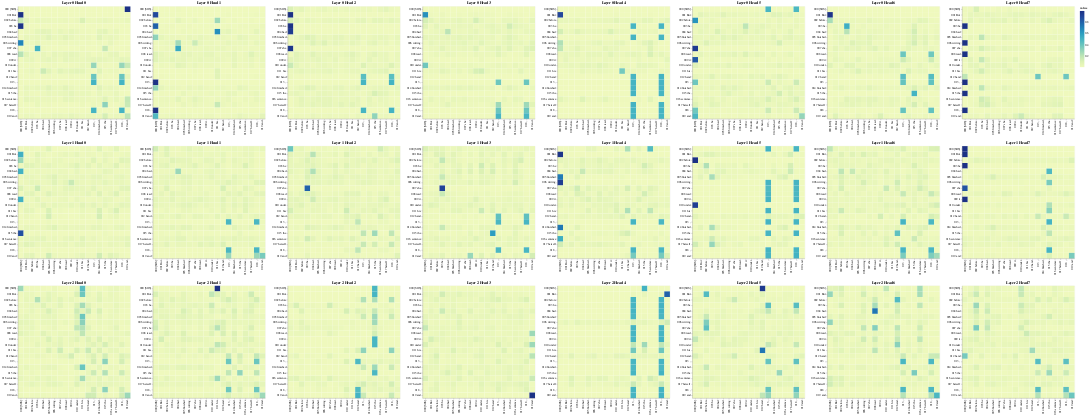

Here is the notebook cell this chart was saved with:
### Code cell
layers = [0, 1, 2]
heads = [0, 1, 2, 3, 4, 5, 6, 7]

# Encoder Self-Attention
get_all_attention_maps("encoder", layers, heads, encoder_input_tokens, encoder_input_tokens, min(20, sentence_len))

### Figure 1 — Vega-Lite specification as saved in the notebook (floating-point values rounded to 4 significant figures; data arrays with more than 128 entries replaced by an {"elided": "..."} marker saying what was removed)
{"config": {"view": {"continuousWidth": 300, "continuousHeight": 300}}, "vconcat": [{"hconcat": [{"data": {"name": "data-72157d23c2085793537c1e5276aefc9f"}, "mark": {"type": "rect"}, "encoding": {"color": {"field": "value", "type": "quantitative"}, "tooltip": [{"field": "row", "type": "quantitative"}, {"field": "column", "type": "quantitative"}, {"field": "value", "type": "quantitative"}, {"field": "row_token", "type": "nominal"}, {"field": "col_token", "type": "nominal"}], "x": {"axis": {"title": ""}, "field": "col_token", "type": "nominal"}, "y": {"axis": {"title": ""}, "field": "row_token", "type": "nominal"}}, "height": 400, "name": "view_1", "title": "Layer 0 Head 0", "width": 400}, {"data": {"name": "data-e7c92e6234c8f930b47582286fa01001"}, "mark": {"type": "rect"}, "encoding": {"color": {"field": "value", "type": "quantitative"}, "tooltip": [{"field": "row", "type": "quantitative"}, {"field": "column", "type": "quantitative"}, {"field": "value", "type": "quantitative"}, {"field": "row_token", "type": "nominal"}, {"field": "col_token", "type": "nominal"}], "x": {"axis": {"title": ""}, "field": "col_token", "type": "nominal"}, "y": {"axis": {"title": ""}, "field": "row_token", "type": "nominal"}}, "height": 400, "name": "view_2", "title": "Layer 0 Head 1", "width": 400}, {"data": {"name": "data-d8f563db28abd1b525b1f96070098195"}, "mark": {"type": "rect"}, "encoding": {"color": {"field": "value", "type": "quantitative"}, "tooltip": [{"field": "row", "type": "quantitative"}, {"field": "column", "type": "quantitative"}, {"field": "value", "type": "quantitative"}, {"field": "row_token", "type": "nominal"}, {"field": "col_token", "type": "nominal"}], "x": {"axis": {"title": ""}, "field": "col_token", "type": "nominal"}, "y": {"axis": {"title": ""}, "field": "row_token", "type": "nominal"}}, "height": 400, "name": "view_3", "title": "Layer 0 Head 2", "width": 400}, {"data": {"name": "data-7539053dbcf1c6f883820dd7915fd862"}, "mark": {"type": "rect"}, "encoding": {"color": {"field": "value", "type": "quantitative"}, "tooltip": [{"field": "row", "type": "quantitative"}, {"field": "column", "type": "quantitative"}, {"field": "value", "type": "quantitative"}, {"field": "row_token", "type": "nominal"}, {"field": "col_token", "type": "nominal"}], "x": {"axis": {"title": ""}, "field": "col_token", "type": "nominal"}, "y": {"axis": {"title": ""}, "field": "row_token", "type": "nominal"}}, "height": 400, "name": "view_4", "title": "Layer 0 Head 3", "width": 400}, {"data": {"name": "data-fde70464370ef0c0ba5978b13a1e5d96"}, "mark": {"type": "rect"}, "encoding": {"color": {"field": "value", "type": "quantitative"}, "tooltip": [{"field": "row", "type": "quantitative"}, {"field": "column", "type": "quantitative"}, {"field": "value", "type": "quantitative"}, {"field": "row_token", "type": "nominal"}, {"field": "col_token", "type": "nominal"}], "x": {"axis": {"title": ""}, "field": "col_token", "type": "nominal"}, "y": {"axis": {"title": ""}, "field": "row_token", "type": "nominal"}}, "height": 400, "name": "view_5", "title": "Layer 0 Head 4", "width": 400}, {"data": {"name": "data-cabe62b672e91e92571d64c613b9e6dd"}, "mark": {"type": "rect"}, "encoding": {"color": {"field": "value", "type": "quantitative"}, "tooltip": [{"field": "row", "type": "quantitative"}, {"field": "column", "type": "quantitative"}, {"field": "value", "type": "quantitative"}, {"field": "row_token", "type": "nominal"}, {"field": "col_token", "type": "nominal"}], "x": {"axis": {"title": ""}, "field": "col_token", "type": "nominal"}, "y": {"axis": {"title": ""}, "field": "row_token", "type": "nominal"}}, "height": 400, "name": "view_6", "title": "Layer 0 Head 5", "width": 400}, {"data": {"name": "data-abb7fddcf643bb0aac514ee8fdba75cc"}, "mark": {"type": "rect"}, "encoding": {"color": {"field": "value", "type": "quantitative"}, "tooltip": [{"field": "row", "type": "quantitative"}, {"field": "column", "type": "quantitative"}, {"field": "value", "type": "quantitative"}, {"field": "row_token", "type": "nominal"}, {"field": "col_token", "type": "nominal"}], "x": {"axis": {"title": ""}, "field": "col_token", "type": "nominal"}, "y": {"axis": {"title": ""}, "field": "row_token", "type": "nominal"}}, "height": 400, "name": "view_7", "title": "Layer 0 Head 6", "width": 400}, {"data": {"name": "data-96ecc668ab510321c166ed217726aef9"}, "mark": {"type": "rect"}, "encoding": {"color": {"field": "value", "type": "quantitative"}, "tooltip": [{"field": "row", "type": "quantitative"}, {"field": "column", "type": "quantitative"}, {"field": "value", "type": "quantitative"}, {"field": "row_token", "type": "nominal"}, {"field": "col_token", "type": "nominal"}], "x": {"axis": {"title": ""}, "field": "col_token", "type": "nominal"}, "y": {"axis": {"title": ""}, "field": "row_token", "type": "nominal"}}, "height": 400, "name": "view_8", "title": "Layer 0 Head 7", "width": 400}]}, {"hconcat": [{"data": {"name": "data-38bf0da1579a093dc56ef260fd542fc7"}, "mark": {"type": "rect"}, "encoding": {"color": {"field": "value", "type": "quantitative"}, "tooltip": [{"field": "row", "type": "quantitative"}, {"field": "column", "type": "quantitative"}, {"field": "value", "type": "quantitative"}, {"field": "row_token", "type": "nominal"}, {"field": "col_token", "type": "nominal"}], "x": {"axis": {"title": ""}, "field": "col_token", "type": "nominal"}, "y": {"axis": {"title": ""}, "field": "row_token", "type": "nominal"}}, "height": 400, "name": "view_9", "title": "Layer 1 Head 0", "width": 400}, {"data": {"name": "data-e4cd37f92afd89b63ebda610fffabe3d"}, "mark": {"type": "rect"}, "encoding": {"color": {"field": "value", "type": "quantitative"}, "tooltip": [{"field": "row", "type": "quantitative"}, {"field": "column", "type": "quantitative"}, {"field": "value", "type": "quantitative"}, {"field": "row_token", "type": "nominal"}, {"field": "col_token", "type": "nominal"}], "x": {"axis": {"title": ""}, "field": "col_token", "type": "nominal"}, "y": {"axis": {"title": ""}, "field": "row_token", "type": "nominal"}}, "height": 400, "name": "view_10", "title": "Layer 1 Head 1", "width": 400}, {"data": {"name": "data-9de9a8f90dd44e9b75d2165ea2bb246c"}, "mark": {"type": "rect"}, "encoding": {"color": {"field": "value", "type": "quantitative"}, "tooltip": [{"field": "row", "type": "quantitative"}, {"field": "column", "type": "quantitative"}, {"field": "value", "type": "quantitative"}, {"field": "row_token", "type": "nominal"}, {"field": "col_token", "type": "nominal"}], "x": {"axis": {"title": ""}, "field": "col_token", "type": "nominal"}, "y": {"axis": {"title": ""}, "field": "row_token", "type": "nominal"}}, "height": 400, "name": "view_11", "title": "Layer 1 Head 2", "width": 400}, {"data": {"name": "data-5ef70755c655261bd8f0a97d4b78d0b5"}, "mark": {"type": "rect"}, "encoding": {"color": {"field": "value", "type": "quantitative"}, "tooltip": [{"field": "row", "type": "quantitative"}, {"field": "column", "type": "quantitative"}, {"field": "value", "type": "quantitative"}, {"field": "row_token", "type": "nominal"}, {"field": "col_token", "type": "nominal"}], "x": {"axis": {"title": ""}, "field": "col_token", "type": "nominal"}, "y": {"axis": {"title": ""}, "field": "row_token", "type": "nominal"}}, "height": 400, "name": "view_12", "title": "Layer 1 Head 3", "width": 400}, {"data": {"name": "data-2894dad89b07e6d08ba2a150de012473"}, "mark": {"type": "rect"}, "encoding": {"color": {"field": "value", "type": "quantitative"}, "tooltip": [{"field": "row", "type": "quantitative"}, {"field": "column", "type": "quantitative"}, {"field": "value", "type": "quantitative"}, {"field": "row_token", "type": "nominal"}, {"field": "col_token", "type": "nominal"}], "x": {"axis": {"title": ""}, "field": "col_token", "type": "nominal"}, "y": {"axis": {"title": ""}, "field": "row_token", "type": "nominal"}}, "height": 400, "name": "view_13", "title": "Layer 1 Head 4", "width": 400}, {"data": {"name": "data-941d594dea57efcfd6e42a7601821121"}, "mark": {"type": "rect"}, "encoding": {"color": {"field": "value", "type": "quantitative"}, "tooltip": [{"field": "row", "type": "quantitative"}, {"field": "column", "type": "quantitative"}, {"field": "value", "type": "quantitative"}, {"field": "row_token", "type": "nominal"}, {"field": "col_token", "type": "nominal"}], "x": {"axis": {"title": ""}, "field": "col_token", "type": "nominal"}, "y": {"axis": {"title": ""}, "field": "row_token", "type": "nominal"}}, "height": 400, "name": "view_14", "title": "Layer 1 Head 5", "width": 400}, {"data": {"name": "data-91cab308b3dfdd92fb917a13c1852846"}, "mark": {"type": "rect"}, "encoding": {"color": {"field": "value", "type": "quantitative"}, "tooltip": [{"field": "row", "type": "quantitative"}, {"field": "column", "type": "quantitative"}, {"field": "value", "type": "quantitative"}, {"field": "row_token", "type": "nominal"}, {"field": "col_token", "type": "nominal"}], "x": {"axis": {"title": ""}, "field": "col_token", "type": "nominal"}, "y": {"axis": {"title": ""}, "field": "row_token", "type": "nominal"}}, "height": 400, "name": "view_15", "title": "Layer 1 Head 6", "width": 400}, {"data": {"name": "data-ac5dc7dabc77e7340e95c9347b426f1e"}, "mark": {"type": "rect"}, "encoding": {"color": {"field": "value", "type": "quantitative"}, "tooltip": [{"field": "row", "type": "quantitative"}, {"field": "column", "type": "quantitative"}, {"field": "value", "type": "quantitative"}, {"field": "row_token", "type": "nominal"}, {"field": "col_token", "type": "nominal"}], "x": {"axis": {"title": ""}, "field": "col_token", "type": "nominal"}, "y": {"axis": {"title": ""}, "field": "row_token", "type": "nominal"}}, "height": 400, "name": "view_16", "title": "Layer 1 Head 7", "width": 400}]}, {"hconcat": [{"data": {"name": "data-9d34c3cdb48c68a5026883dda5112c0a"}, "mark": {"type": "rect"}, "encoding": {"color": {"field": "value", "type": "quantitative"}, "tooltip": [{"field": "row", "type": "quantitative"}, {"field": "column", "type": "quantitative"}, {"field": "value", "type": "quantitative"}, {"field": "row_token", "type": "nominal"}, {"field": "col_token", "type": "nominal"}], "x": {"axis": {"title": ""}, "field": "col_token", "type": "nominal"}, "y": {"axis": {"title": ""}, "field": "row_token", "type": "nominal"}}, "height": 400, "name": "view_17", "title": "Layer 2 Head 0", "width": 400}, {"data": {"name": "data-9ebb891c1de26b60f2a8055ca7587156"}, "mark": {"type": "rect"}, "encoding": {"color": {"field": "value", "type": "quantitative"}, "tooltip": [{"field": "row", "type": "quantitative"}, {"field": "column", "type": "quantitative"}, {"field": "value", "type": "quantitative"}, {"field": "row_token", "type": "nominal"}, {"field": "col_token", "type": "nominal"}], "x": {"axis": {"title": ""}, "field": "col_token", "type": "nominal"}, "y": {"axis": {"title": ""}, "field": "row_token", "type": "nominal"}}, "height": 400, "name": "view_18", "title": "Layer 2 Head 1", "width": 400}, {"data": {"name": "data-2ecd3ccb3966f53720274e7d0595a691"}, "mark": {"type": "rect"}, "encoding": {"color": {"field": "value", "type": "quantitative"}, "tooltip": [{"field": "row", "type": "quantitative"}, {"field": "column", "type": "quantitative"}, {"field": "value", "type": "quantitative"}, {"field": "row_token", "type": "nominal"}, {"field": "col_token", "type": "nominal"}], "x": {"axis": {"title": ""}, "field": "col_token", "type": "nominal"}, "y": {"axis": {"title": ""}, "field": "row_token", "type": "nominal"}}, "height": 400, "name": "view_19", "title": "Layer 2 Head 2", "width": 400}, {"data": {"name": "data-2f3ac85e4df7675e9f6fb962378b1155"}, "mark": {"type": "rect"}, "encoding": {"color": {"field": "value", "type": "quantitative"}, "tooltip": [{"field": "row", "type": "quantitative"}, {"field": "column", "type": "quantitative"}, {"field": "value", "type": "quantitative"}, {"field": "row_token", "type": "nominal"}, {"field": "col_token", "type": "nominal"}], "x": {"axis": {"title": ""}, "field": "col_token", "type": "nominal"}, "y": {"axis": {"title": ""}, "field": "row_token", "type": "nominal"}}, "height": 400, "name": "view_20", "title": "Layer 2 Head 3", "width": 400}, {"data": {"name": "data-ebf907cfd2107b8dcf10857812ab94c1"}, "mark": {"type": "rect"}, "encoding": {"color": {"field": "value", "type": "quantitative"}, "tooltip": [{"field": "row", "type": "quantitative"}, {"field": "column", "type": "quantitative"}, {"field": "value", "type": "quantitative"}, {"field": "row_token", "type": "nominal"}, {"field": "col_token", "type": "nominal"}], "x": {"axis": {"title": ""}, "field": "col_token", "type": "nominal"}, "y": {"axis": {"title": ""}, "field": "row_token", "type": "nominal"}}, "height": 400, "name": "view_21", "title": "Layer 2 Head 4", "width": 400}, {"data": {"name": "data-3487bb53e1bc8d0b5ae7a6540a122cbb"}, "mark": {"type": "rect"}, "encoding": {"color": {"field": "value", "type": "quantitative"}, "tooltip": [{"field": "row", "type": "quantitative"}, {"field": "column", "type": "quantitative"}, {"field": "value", "type": "quantitative"}, {"field": "row_token", "type": "nominal"}, {"field": "col_token", "type": "nominal"}], "x": {"axis": {"title": ""}, "field": "col_token", "type": "nominal"}, "y": {"axis": {"title": ""}, "field": "row_token", "type": "nominal"}}, "height": 400, "name": "view_22", "title": "Layer 2 Head 5", "width": 400}, {"data": {"name": "data-111f65dcd66058e87d12b11e5f45b3e2"}, "mark": {"type": "rect"}, "encoding": {"color": {"field": "value", "type": "quantitative"}, "tooltip": [{"field": "row", "type": "quantitative"}, {"field": "column", "type": "quantitative"}, {"field": "value", "type": "quantitative"}, {"field": "row_token", "type": "nominal"}, {"field": "col_token", "type": "nominal"}], "x": {"axis": {"title": ""}, "field": "col_token", "type": "nominal"}, "y": {"axis": {"title": ""}, "field": "row_token", "type": "nominal"}}, "height": 400, "name": "view_23", "title": "Layer 2 Head 6", "width": 400}, {"data": {"name": "data-66dc1b55d89eb965e8bf6ca639b2f67a"}, "mark": {"type": "rect"}, "encoding": {"color": {"field": "value", "type": "quantitative"}, "tooltip": [{"field": "row", "type": "quantitative"}, {"field": "column", "type": "quantitative"}, {"field": "value", "type": "quantitative"}, {"field": "row_token", "type": "nominal"}, {"field": "col_token", "type": "nominal"}], "x": {"axis": {"title": ""}, "field": "col_token", "type": "nominal"}, "y": {"axis": {"title": ""}, "field": "row_token", "type": "nominal"}}, "height": 400, "name": "view_24", "title": "Layer 2 Head 7", "width": 400}]}], "params": [{"name": "param_1", "select": {"type": "interval", "encodings": ["x", "y"]}, "bind": "scales", "views": ["view_1"]}, {"name": "param_2", "select": {"type": "interval", "encodings": ["x", "y"]}, "bind": "scales", "views": ["view_2"]}, {"name": "param_3", "select": {"type": "interval", "encodings": ["x", "y"]}, "bind": "scales", "views": ["view_3"]}, {"name": "param_4", "select": {"type": "interval", "encodings": ["x", "y"]}, "bind": "scales", "views": ["view_4"]}, {"name": "param_5", "select": {"type": "interval", "encodings": ["x", "y"]}, "bind": "scales", "views": ["view_5"]}, {"name": "param_6", "select": {"type": "interval", "encodings": ["x", "y"]}, "bind": "scales", "views": ["view_6"]}, {"name": "param_7", "select": {"type": "interval", "encodings": ["x", "y"]}, "bind": "scales", "views": ["view_7"]}, {"name": "param_8", "select": {"type": "interval", "encodings": ["x", "y"]}, "bind": "scales", "views": ["view_8"]}, {"name": "param_9", "select": {"type": "interval", "encodings": ["x", "y"]}, "bind": "scales", "views": ["view_9"]}, {"name": "param_10", "select": {"type": "interval", "encodings": ["x", "y"]}, "bind": "scales", "views": ["view_10"]}, {"name": "param_11", "select": {"type": "interval", "encodings": ["x", "y"]}, "bind": "scales", "views": ["view_11"]}, {"name": "param_12", "select": {"type": "interval", "encodings": ["x", "y"]}, "bind": "scales", "views": ["view_12"]}, {"name": "param_13", "select": {"type": "interval", "encodings": ["x", "y"]}, "bind": "scales", "views": ["view_13"]}, {"name": "param_14", "select": {"type": "interval", "encodings": ["x", "y"]}, "bind": "scales", "views": ["view_14"]}, {"name": "param_15", "select": {"type": "interval", "encodings": ["x", "y"]}, "bind": "scales", "views": ["view_15"]}, {"name": "param_16", "select": {"type": "interval", "encodings": ["x", "y"]}, "bind": "scales", "views": ["view_16"]}, {"name": "param_17", "select": {"type": "interval", "encodings": ["x", "y"]}, "bind": "scales", "views": ["view_17"]}, {"name": "param_18", "select": {"type": "interval", "encodings": ["x", "y"]}, "bind": "scales", "views": ["view_18"]}, {"name": "param_19", "select": {"type": "interval", "encodings": ["x", "y"]}, "bind": "scales", "views": ["view_19"]}, {"name": "param_20", "select": {"type": "interval", "encodings": ["x", "y"]}, "bind": "scales", "views": ["view_20"]}, {"name": "param_21", "select": {"type": "interval", "encodings": ["x", "y"]}, "bind": "scales", "views": ["view_21"]}, {"name": "param_22", "select": {"type": "interval", "encodings": ["x", "y"]}, "bind": "scales", "views": ["view_22"]}, {"name": "param_23", "select": {"type": "interval", "encodings": ["x", "y"]}, "bind": "scales", "views": ["view_23"]}, {"name": "param_24", "select": {"type": "interval", "encodings": ["x", "y"]}, "bind": "scales", "views": ["view_24"]}], "$schema": "https://vega.github.io/schema/vega-lite/v5.16.3.json", "datasets": {"data-72157d23c2085793537c1e5276aefc9f": {"elided": "400 records"}, "data-e7c92e6234c8f930b47582286fa01001": {"elided": "400 records"}, "data-d8f563db28abd1b525b1f96070098195": {"elided": "400 records"}, "data-7539053dbcf1c6f883820dd7915fd862": {"elided": "400 records"}, "data-fde70464370ef0c0ba5978b13a1e5d96": {"elided": "400 records"}, "data-cabe62b672e91e92571d64c613b9e6dd": {"elided": "400 records"}, "data-abb7fddcf643bb0aac514ee8fdba75cc": {"elided": "400 records"}, "data-96ecc668ab510321c166ed217726aef9": {"elided": "400 records"}, "data-38bf0da1579a093dc56ef260fd542fc7": {"elided": "400 records"}, "data-e4cd37f92afd89b63ebda610fffabe3d": {"elided": "400 records"}, "data-9de9a8f90dd44e9b75d2165ea2bb246c": {"elided": "400 records"}, "data-5ef70755c655261bd8f0a97d4b78d0b5": {"elided": "400 records"}, "data-2894dad89b07e6d08ba2a150de012473": {"elided": "400 records"}, "data-941d594dea57efcfd6e42a7601821121": {"elided": "400 records"}, "data-91cab308b3dfdd92fb917a13c1852846": {"elided": "400 records"}, "data-ac5dc7dabc77e7340e95c9347b426f1e": {"elided": "400 records"}, "data-9d34c3cdb48c68a5026883dda5112c0a": {"elided": "400 records"}, "data-9ebb891c1de26b60f2a8055ca7587156": {"elided": "400 records"}, "data-2ecd3ccb3966f53720274e7d0595a691": {"elided": "400 records"}, "data-2f3ac85e4df7675e9f6fb962378b1155": {"elided": "400 records"}, "data-ebf907cfd2107b8dcf10857812ab94c1": {"elided": "400 records"}, "data-3487bb53e1bc8d0b5ae7a6540a122cbb": {"elided": "400 records"}, "data-111f65dcd66058e87d12b11e5f45b3e2": {"elided": "400 records"}, "data-66dc1b55d89eb965e8bf6ca639b2f67a": {"elided": "400 records"}}}
